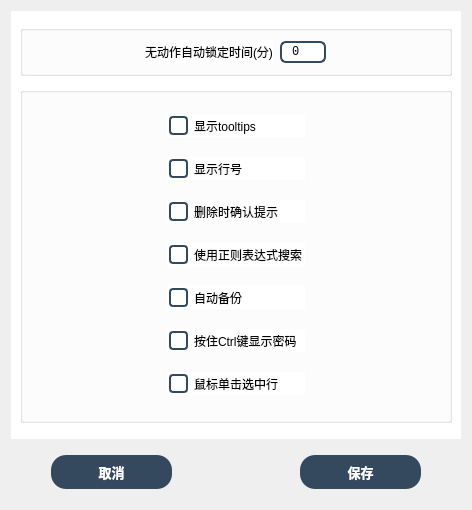
<?xml version="1.0" encoding="UTF-8"?>
<ui version="4.0">
 <class>settingDialog</class>
 <widget class="QDialog" name="settingDialog">
  <property name="geometry">
   <rect>
    <x>0</x>
    <y>0</y>
    <width>472</width>
    <height>510</height>
   </rect>
  </property>
  <property name="minimumSize">
   <size>
    <width>390</width>
    <height>390</height>
   </size>
  </property>
  <property name="maximumSize">
   <size>
    <width>600</width>
    <height>600</height>
   </size>
  </property>
  <property name="windowTitle">
   <string>设置</string>
  </property>
  <property name="windowIcon">
   <iconset resource="src/icons.qrc">
    <normaloff>:/mainui/icon/MainIcon.ico</normaloff>:/mainui/icon/MainIcon.ico</iconset>
  </property>
  <property name="styleSheet">
   <string notr="true">QScrollArea {
	border:none;
	background:white;
}

QCheckBox {
    padding: 2px;margin: 2px;
}
QCheckBox::indicator {
    width: 15px;
    height: 15px;
}
QCheckBox::indicator:unchecked {
    border-radius:4px;
	border-style:solid;
	border-width:2px;
	border-color:#34495E;
  	background-color:rgb(255,255,255);
}
QCheckBox::indicator:checked {
	border-radius:4px;
	border-style:solid;
	border-width:2px;
	border-color:#0078d7; 
	image: url(:/mainui/icon/selected.png);
}
QCheckBox::indicator:hover{
	border-color:#0078d7; 
}
QCheckBox:hover {
	color:rgb(0, 0, 216);
	padding: 3px;
}

QPushButton {
    border-style:none;
    padding:7px;
    border-radius:15px;
    color:#FFFFFF;
    background:#34495E;
}
QPushButton:hover {
    color:#4E6D8C;
    background:#e5e5e5;
	border:2px solid #34495E;
}
QPushButton:pressed {
    color:#000000;
    background:#B8C6D1;
}

/*表右侧的滑条*/
QScrollBar:vertical {
    background:#484848;
    padding:0px;
    border-radius:6px;
    max-width:12px;
}

/*滑块*/
QScrollBar::handle:vertical {
    background:#CCCCCC;
}
/*
滑块悬浮，按下*/
QScrollBar::handle:hover:vertical,QScrollBar::handle:pressed:vertical {
    background:#A7A7A7;
}
/*
滑块已经划过的区域*/
QScrollBar::sub-page:vertical {
    background:444444;
}

/*
滑块还没有划过的区域*/
QScrollBar::add-page:vertical {
    background:5B5B5B;
}

/*页面下移的按钮*/
QScrollBar::add-line:vertical {
    background:none;
}
/*页面上移的按钮*/
QScrollBar::sub-line:vertical {
    background:none;
}

</string>
  </property>
  <layout class="QGridLayout" name="gridLayout">
   <item row="0" column="0">
    <widget class="QScrollArea" name="scrollArea">
     <property name="sizePolicy">
      <sizepolicy hsizetype="Expanding" vsizetype="Expanding">
       <horstretch>0</horstretch>
       <verstretch>0</verstretch>
      </sizepolicy>
     </property>
     <property name="styleSheet">
      <string notr="true">
background-color:white;</string>
     </property>
     <property name="widgetResizable">
      <bool>true</bool>
     </property>
     <widget class="QWidget" name="scrollAreaWidgetContents">
      <property name="geometry">
       <rect>
        <x>0</x>
        <y>0</y>
        <width>454</width>
        <height>414</height>
       </rect>
      </property>
      <layout class="QVBoxLayout" name="verticalLayout">
       <item>
        <widget class="QGroupBox" name="groupBox">
         <property name="sizePolicy">
          <sizepolicy hsizetype="Preferred" vsizetype="Fixed">
           <horstretch>0</horstretch>
           <verstretch>0</verstretch>
          </sizepolicy>
         </property>
         <property name="minimumSize">
          <size>
           <width>0</width>
           <height>50</height>
          </size>
         </property>
         <property name="title">
          <string/>
         </property>
         <layout class="QHBoxLayout" name="horizontalLayout">
          <item>
           <spacer name="horizontalSpacer_2">
            <property name="orientation">
             <enum>Qt::Horizontal</enum>
            </property>
            <property name="sizeHint" stdset="0">
             <size>
              <width>40</width>
              <height>20</height>
             </size>
            </property>
           </spacer>
          </item>
          <item>
           <widget class="QLabel" name="label">
            <property name="font">
             <font>
              <family>Microsoft YaHei UI</family>
             </font>
            </property>
            <property name="text">
             <string>无动作自动锁定时间(分)</string>
            </property>
           </widget>
          </item>
          <item>
           <widget class="QSpinBox" name="sb_autoLockTime">
            <property name="font">
             <font>
              <family>Consolas</family>
             </font>
            </property>
            <property name="styleSheet">
             <string notr="true">QSpinBox {
	border-style:solid;
	border-width:2px;
	border-radius:6px;
	border-color:#34495E;
	padding:1px;
	margin: 1px;
}
QSpinBox:hover{
	color:rgb(0, 0, 216);
	border-color:#0078d7;
}
QSpinBox::up-button {
    padding:1px;
    background-color:transparent;
}
QSpinBox::down-button {
    padding:1px;
    background-color:transparent;
}
QSpinBox::down-button {
    padding:1px;
    background-color:transparent;
}
/* 向上箭头*/
QSpinBox::up-arrow {
	image:url(:/mainui/icon/up1.png);
	height: 15px;
}
QSpinBox::up-arrow:hover {
	
	image: url(:/mainui/icon/up0.png);
	height: 15px;
}
QSpinBox::up-arrow:pressed {
	
	image: url(:/mainui/icon/up0.png);
	height: 13px;
}
/*向下箭头*/
QSpinBox::down-arrow {
	image: url(:/mainui/icon/down1.png);
	height: 15px;
}
QSpinBox::down-arrow:hover {
	image: url(:/mainui/icon/down0.png);
	height: 15px;
}
QSpinBox::down-arrow:pressed {
	image: url(:/mainui/icon/down0.png);
	height: 13px;
}
</string>
            </property>
            <property name="alignment">
             <set>Qt::AlignCenter</set>
            </property>
           </widget>
          </item>
          <item>
           <spacer name="horizontalSpacer_4">
            <property name="orientation">
             <enum>Qt::Horizontal</enum>
            </property>
            <property name="sizeHint" stdset="0">
             <size>
              <width>40</width>
              <height>20</height>
             </size>
            </property>
           </spacer>
          </item>
         </layout>
        </widget>
       </item>
       <item>
        <widget class="QGroupBox" name="groupBox_2">
         <property name="sizePolicy">
          <sizepolicy hsizetype="Preferred" vsizetype="Fixed">
           <horstretch>0</horstretch>
           <verstretch>0</verstretch>
          </sizepolicy>
         </property>
         <property name="minimumSize">
          <size>
           <width>0</width>
           <height>336</height>
          </size>
         </property>
         <property name="title">
          <string/>
         </property>
         <layout class="QGridLayout" name="gridLayout_2">
          <item row="4" column="1">
           <widget class="QCheckBox" name="cb_autoBackup">
            <property name="font">
             <font>
              <family>Microsoft YaHei UI</family>
             </font>
            </property>
            <property name="text">
             <string>自动备份</string>
            </property>
           </widget>
          </item>
          <item row="2" column="1">
           <widget class="QCheckBox" name="cb_deleteTips">
            <property name="font">
             <font>
              <family>Microsoft YaHei UI</family>
             </font>
            </property>
            <property name="text">
             <string>删除时确认提示</string>
            </property>
           </widget>
          </item>
          <item row="0" column="1">
           <widget class="QCheckBox" name="cb_showToolTips">
            <property name="font">
             <font>
              <family>Microsoft YaHei UI</family>
             </font>
            </property>
            <property name="text">
             <string>显示tooltips</string>
            </property>
           </widget>
          </item>
          <item row="0" column="0">
           <spacer name="horizontalSpacer">
            <property name="orientation">
             <enum>Qt::Horizontal</enum>
            </property>
            <property name="sizeHint" stdset="0">
             <size>
              <width>40</width>
              <height>20</height>
             </size>
            </property>
           </spacer>
          </item>
          <item row="5" column="1">
           <widget class="QCheckBox" name="cb_pushCtrl">
            <property name="font">
             <font>
              <family>Microsoft YaHei UI</family>
             </font>
            </property>
            <property name="text">
             <string>按住Ctrl键显示密码</string>
            </property>
           </widget>
          </item>
          <item row="1" column="1">
           <widget class="QCheckBox" name="cb_showLineIndex">
            <property name="font">
             <font>
              <family>Microsoft YaHei UI</family>
             </font>
            </property>
            <property name="text">
             <string>显示行号</string>
            </property>
           </widget>
          </item>
          <item row="3" column="1">
           <widget class="QCheckBox" name="cb_useRegExpSearch">
            <property name="font">
             <font>
              <family>Microsoft YaHei UI</family>
             </font>
            </property>
            <property name="text">
             <string>使用正则表达式搜索</string>
            </property>
           </widget>
          </item>
          <item row="0" column="2">
           <spacer name="horizontalSpacer_3">
            <property name="orientation">
             <enum>Qt::Horizontal</enum>
            </property>
            <property name="sizeHint" stdset="0">
             <size>
              <width>40</width>
              <height>20</height>
             </size>
            </property>
           </spacer>
          </item>
          <item row="6" column="1">
           <widget class="QCheckBox" name="cb_mouseClickSelect">
            <property name="font">
             <font>
              <family>Microsoft YaHei UI</family>
             </font>
            </property>
            <property name="text">
             <string>鼠标单击选中行</string>
            </property>
           </widget>
          </item>
         </layout>
        </widget>
       </item>
      </layout>
     </widget>
    </widget>
   </item>
   <item row="2" column="0">
    <layout class="QHBoxLayout" name="horizontalLayout_4">
     <item>
      <spacer name="horizontalSpacer_5">
       <property name="orientation">
        <enum>Qt::Horizontal</enum>
       </property>
       <property name="sizeType">
        <enum>QSizePolicy::Preferred</enum>
       </property>
       <property name="sizeHint" stdset="0">
        <size>
         <width>40</width>
         <height>20</height>
        </size>
       </property>
      </spacer>
     </item>
     <item>
      <widget class="QPushButton" name="pbt_cancel">
       <property name="sizePolicy">
        <sizepolicy hsizetype="Expanding" vsizetype="Fixed">
         <horstretch>0</horstretch>
         <verstretch>0</verstretch>
        </sizepolicy>
       </property>
       <property name="font">
        <font>
         <family>Microsoft YaHei UI</family>
         <pointsize>10</pointsize>
         <weight>75</weight>
         <bold>true</bold>
        </font>
       </property>
       <property name="text">
        <string>取消</string>
       </property>
      </widget>
     </item>
     <item>
      <spacer name="horizontalSpacer_6">
       <property name="orientation">
        <enum>Qt::Horizontal</enum>
       </property>
       <property name="sizeType">
        <enum>QSizePolicy::Expanding</enum>
       </property>
       <property name="sizeHint" stdset="0">
        <size>
         <width>40</width>
         <height>20</height>
        </size>
       </property>
      </spacer>
     </item>
     <item>
      <widget class="QPushButton" name="pbt_save">
       <property name="sizePolicy">
        <sizepolicy hsizetype="Expanding" vsizetype="Fixed">
         <horstretch>0</horstretch>
         <verstretch>0</verstretch>
        </sizepolicy>
       </property>
       <property name="font">
        <font>
         <family>Microsoft YaHei UI</family>
         <pointsize>10</pointsize>
         <weight>75</weight>
         <bold>true</bold>
        </font>
       </property>
       <property name="text">
        <string>保存</string>
       </property>
      </widget>
     </item>
     <item>
      <spacer name="horizontalSpacer_7">
       <property name="orientation">
        <enum>Qt::Horizontal</enum>
       </property>
       <property name="sizeType">
        <enum>QSizePolicy::Preferred</enum>
       </property>
       <property name="sizeHint" stdset="0">
        <size>
         <width>40</width>
         <height>20</height>
        </size>
       </property>
      </spacer>
     </item>
    </layout>
   </item>
   <item row="1" column="0">
    <spacer name="verticalSpacer">
     <property name="orientation">
      <enum>Qt::Vertical</enum>
     </property>
     <property name="sizeType">
      <enum>QSizePolicy::Fixed</enum>
     </property>
     <property name="sizeHint" stdset="0">
      <size>
       <width>20</width>
       <height>10</height>
      </size>
     </property>
    </spacer>
   </item>
   <item row="3" column="0">
    <spacer name="verticalSpacer_2">
     <property name="orientation">
      <enum>Qt::Vertical</enum>
     </property>
     <property name="sizeType">
      <enum>QSizePolicy::Fixed</enum>
     </property>
     <property name="sizeHint" stdset="0">
      <size>
       <width>20</width>
       <height>10</height>
      </size>
     </property>
    </spacer>
   </item>
  </layout>
 </widget>
 <resources>
  <include location="src/icons.qrc"/>
 </resources>
 <connections/>
</ui>
